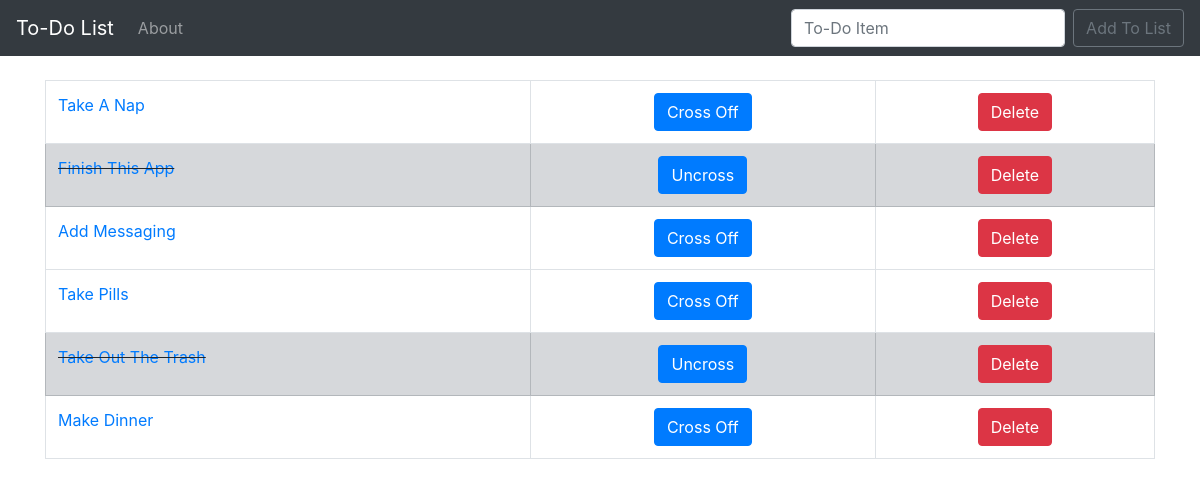
Before: / with the older database file.
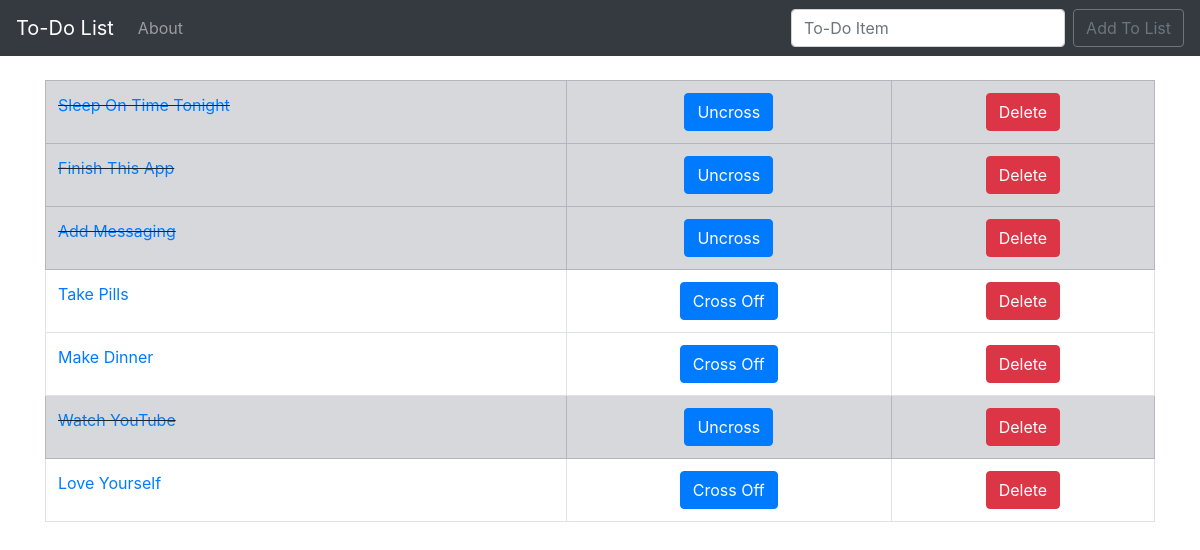
After: the same page with the newer database file.
### todo_list/models.py (models this page shows, shortened)
class List(models.Model):
	item = models.CharField(max_length=200)
	completed = models.BooleanField(default=False)

### todo_list/views.py (the view)
# urls.py: path('', views.home, name='home'),
def home(request):
	if request.method == 'POST':
		form = ListForm(request.POST or None)
		if form.is_valid():
			form.save()
			all_items = List.objects.all
			messages.success(request, ('Item Has Been Added To List!'))
			return render(request, 'home.html', {'all_items': all_items})
	else:
		all_items = List.objects.all
		return render(request, 'home.html', {'all_items': all_items})

### todo_list/templates/home.html (shortened to what this page needs)
{% extends 'base.html' %}
{% block content %}
	{% if all_items %}
	<table class="table table-bordered">
		{% for things in all_items %}
			{% if things.completed %}
				<tr class="table-secondary">
					<td class="striker"><a href="{% url 'edit' things.id %}">{{ things.item }}</a></td>
					<td><center><a href="{% url 'uncross' things.id %}"><button type="button" class="btn btn-primary">Uncross</button></a></center></td>
					<td><center><a href="{% url 'delete' things.id %}"><button type="button" class="btn btn-danger">Delete</button></a></center></td>
				</tr>
			{% else %}
				<tr>
					<td><a href="{% url 'edit' things.id %}">{{ things.item }}</a></td>
					<td><center><a href="{% url 'cross_off' things.id %}"><button type="button" class="btn btn-primary">Cross Off</button></a></center></td>
					<td><center><a href="{% url 'delete' things.id %}"><button type="button" class="btn btn-danger">Delete</button></a></center></td>
				</tr>
			{% endif %}
		{% endfor %}
	</table>
	{% endif %}
{% endblock %}

### todo_list/templates/base.html (shortened to what this page needs)
{% load static %}
<!doctype html>
<html lang="en">
  <head>
    <link rel="stylesheet" href="https://stackpath.bootstrapcdn.com/bootstrap/4.5.0/css/bootstrap.min.css">
    <link rel="stylesheet" href="{% static 'css/my_style.css' %}">
  </head>
  <body>
  	<nav class="navbar navbar-expand-lg navbar-dark bg-dark">
	  <a class="navbar-brand" href="{% url 'home' %}">To-Do List</a>
	  <div class="collapse navbar-collapse" id="navbarSupportedContent">
	    <ul class="navbar-nav mr-auto">
	      <li class="nav-item">
	        <a class="nav-link" href="{% url 'about' %}">About</a>
	      </li>
	    </ul>
	    <form class="form-inline my-2 my-lg-0" method="POST">
	      <input class="form-control mr-sm-2" type="search" placeholder="To-Do Item" aria-label="Search" name="item">
	      <button class="btn btn-outline-secondary my-2 my-sm-0" type="submit">Add To List</button>
	    </form>
	  </div>
	</nav>
  	<br/>
  	<div class="container">
    	{% block content %}
		{% endblock %}
	</div>
  </body>
</html>

### static/css/my_style.css (style rules this page uses)
.striker { text-decoration: line-through; }

Changed rows visible on the page:
removed List: item "Take Out The Trash"
changed List: item "Take A Nap" → "Sleep On Time Tonight"; completed "Cross Off" → "Uncross"
changed List "Add Messaging": completed "Cross Off" → "Uncross"
added List: item "Watch YouTube"
added List: item "Love Yourself"
